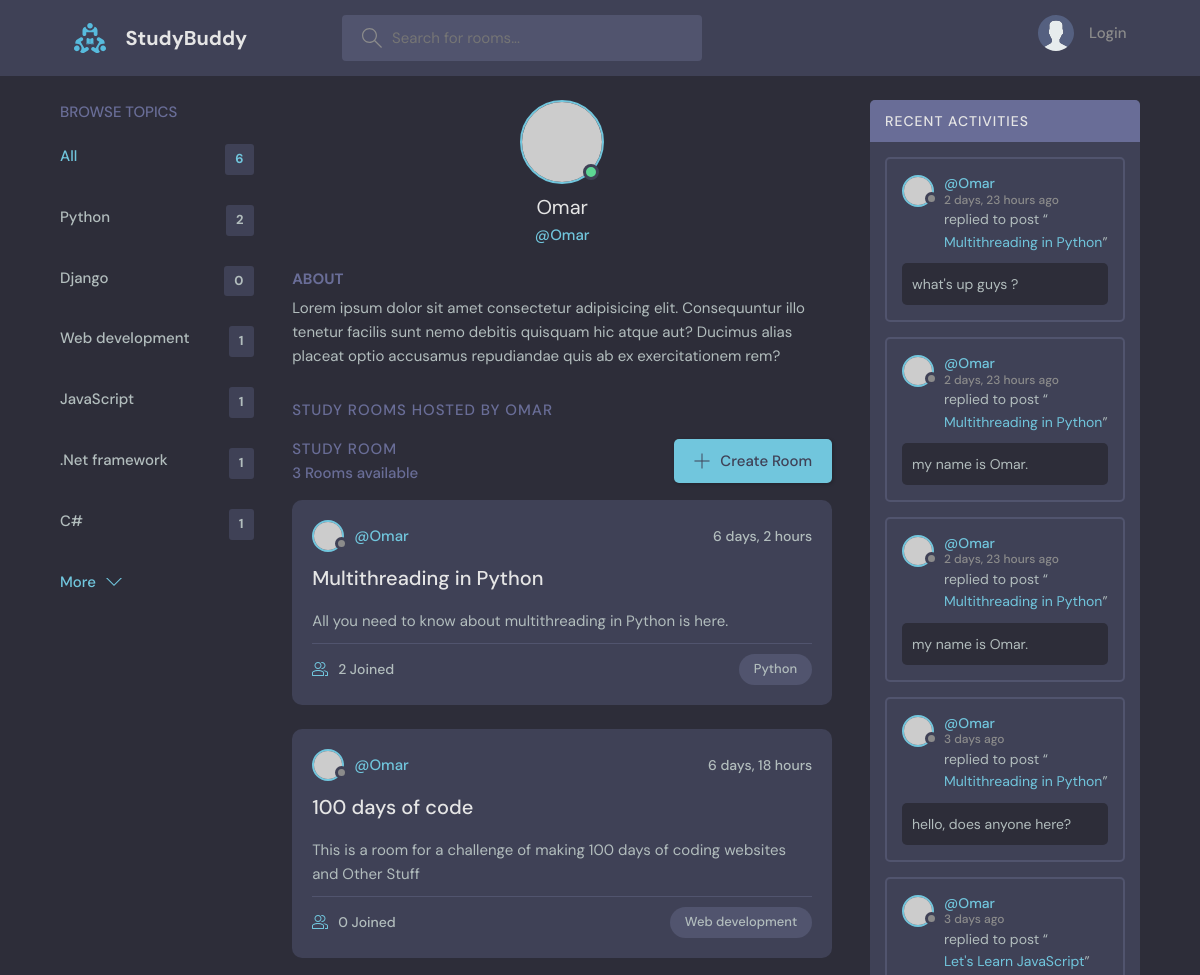
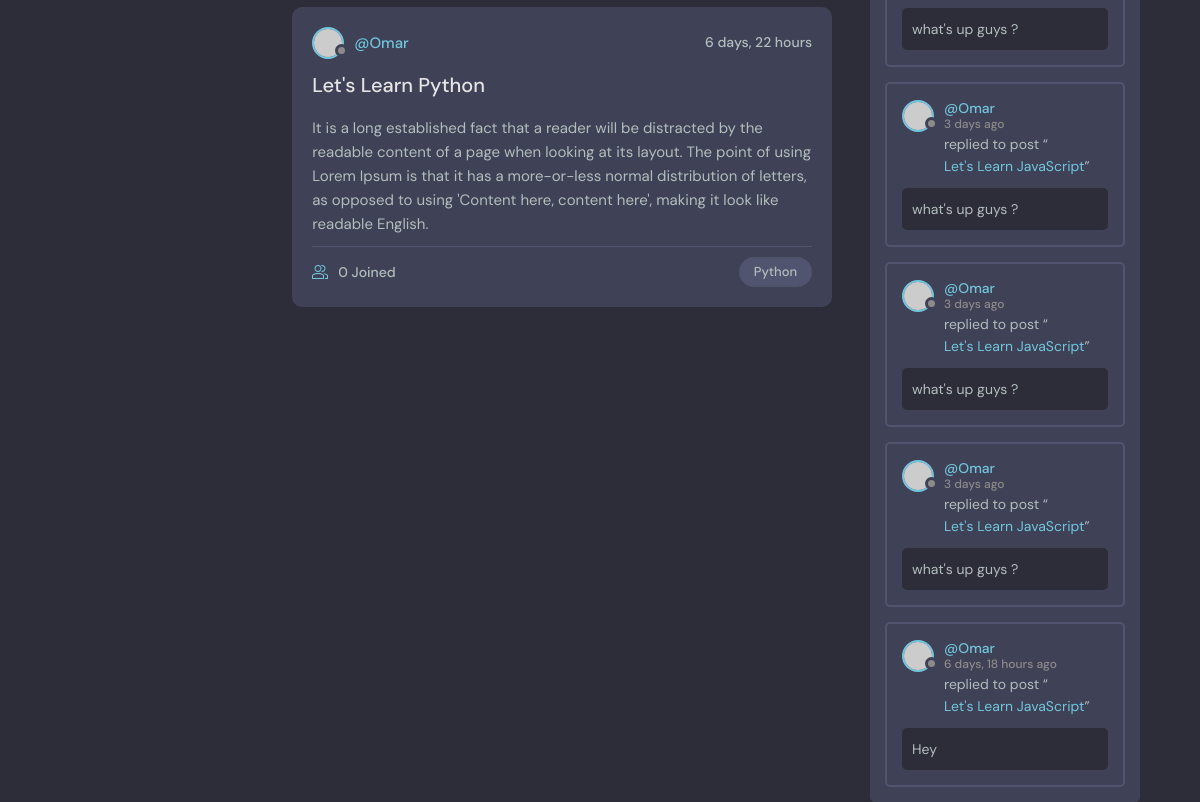
Page /user/1 on the committed database (2 pictures, top to bottom).
### base/models.py (models this page shows)
class Topic(models.Model):
    name = models.CharField(max_length=200)
    def __str__(self):
        return self.name

class Room(models.Model):
    host = models.ForeignKey(User, on_delete= models.SET_NULL, null=True) #if user is deleted, set host to null
    topic = models.ForeignKey(Topic, on_delete= models.SET_NULL, null=True) #if topic is deleted, set topic to null
    participants = models.ManyToManyField(User, related_name='participants', blank=True) #many to many relationship with user, related name is used to access the participants of a room
    name = models.CharField(max_length=200)
    description = models.TextField(null= True, blank=True)
    updated = models.DateTimeField(auto_now=True) #everytime an entry is saved
    created = models.DateTimeField(auto_now_add= True) #when the model "Entry" was created
    class Meta:
        ordering = ['-updated', '-created'] # order by updated and created in descending order, so the most recent is at the top (NOTE: MINUS means descending)
    def __str__(self):
        return self.name

class Message(models.Model):
    room = models.ForeignKey(Room, on_delete= models.CASCADE) #if room is deleted, delete all messages
    user = models.ForeignKey(User, on_delete= models.CASCADE) #if user is deleted, delete all messages
    body = models.TextField()
    updated = models.DateTimeField(auto_now=True) #everytime an entry is saved
    created = models.DateTimeField(auto_now_add= True) #when the model "Entry" was created
    class Meta:
        ordering = ['-updated', '-created'] # order by updated and created in descending order, so the most recent is at the top (NOTE: MINUS means descending)
    def __str__(self):
        return self.body[:50]

### base/views.py (the view)
# urls.py: path("user/<str:pk>", views.userProfile, name="user-page"),
def userProfile(request, pk):
    user = User.objects.get(id=pk)
    rooms = user.room_set.all() # relation between user and room is many to many, so we use room_set
    messages = user.message_set.all() # relation between user and message is one to many, so we use message_set
    topics = Topic.objects.all()
    return render(request, 'base/profile.html', {'user': user, 'rooms': rooms, 'messages': messages, 'topics': topics, 'room_count': rooms.count})

### base/templates/base/profile.html (shortened to what this page needs)
{% extends 'main.html' %}
{% block content %}
  <main class="profile-page layout layout--3">
    <div class="container">
      {% include 'base/topics_component.html' %}
      <div class="roomList">
        <div class="profile">
          <div class="profile__avatar">
            <div class="avatar avatar--large active">
              <img src="https://randomuser.me/api/portraits/men/11.jpg" />
            </div>
          </div>
          <div class="profile__info">
            <h3>{{user.username}}</h3>
            <p>@{{user.username}}</p>
          </div>
          <div class="profile__about">
            <h3>About</h3>
            <p>
              Lorem ipsum dolor sit amet consectetur adipisicing elit. Consequuntur illo tenetur
              facilis sunt nemo debitis quisquam hic atque aut? Ducimus alias placeat optio
              accusamus repudiandae quis ab ex exercitationem rem?
            </p>
          </div>
        </div>
        <div class="roomList__header">
          <div>
            <h2>Study Rooms Hosted by {{user.username}}</a>
            </h2>
          </div>
        </div>
        {% include 'base/feed_component.html' %}
      </div>
      {% include 'base/activity_component.html' %}
    </div>
  </main>
{% endblock content %}

### templates/main.html (shortened to what this page needs)
<!DOCTYPE html>
{% load static %}
<html lang="en">
<head>
  <link rel="stylesheet" href="{% static 'styles/style.css' %}" />
</head>
<body>
  <header class="header header--loggedIn">
    {% include 'navbar.html' %}
  </header>
  {% block content %}
  {% endblock content %}
</body>
</html>

### templates/navbar.html (shortened to what this page needs)
{% load static %}
<div class="container">
  <a href="{% url 'home' %}" class="header__logo">
    <img src="{% static 'assets/logo.svg' %}" />
    <h1>StudyBuddy</h1>
  </a>
  <form class="header__search" action="{% url 'home' %}" method="GET">
    <label>
      <input placeholder="Search for rooms..." type="text" name="q" />
    </label>
  </form>
  <nav class="header__menu">
    {% if request.user.is_authenticated == False %}
    <a href="{% url 'login' %}">
            <img src="{% static 'assets/avatar.svg' %}" />
            <p>Login</p>
          </a>
  {% endif %}
</div>

### base/templates/base/topics_component.html
{% block content %}
  <div class="topics">
    <div class="topics__header">
      <h2>Browse Topics</h2>
    </div>
    <ul class="topics__list">
      <li>
        <a href="{% url 'home' %}" class="active">All <span>{{topics.count}}</span></a>
      </li>
      {% for topic in topics %}
      <li>
        <a href="{% url 'home' %}?q={{topic.name}}">{{topic.name}} <span>{{topic.room_set.all.count}}</span></a>
      </li>
      {% endfor %}
    </ul>
    <a class="btn btn--link" href="topics.html">
      More
      <svg version="1.1" xmlns="http://www.w3.org/2000/svg" width="32" height="32" viewBox="0 0 32 32">
        <title>chevron-down</title>
        <path d="M16 21l-13-13h-3l16 16 16-16h-3l-13 13z"></path>
      </svg>
    </a>
  </div>
{% endblock content %}

### base/templates/base/feed_component.html (shortened to what this page needs)
{% block content %}
  <div class="roomList">
    <div class="roomList__header">
      <div>
        <h2>Study Room</h2>
        <p>{{room_count}} Rooms available</p>
      </div>
      <a class="btn btn--main" href="{% url 'create-room' %}">
        <svg version="1.1" xmlns="http://www.w3.org/2000/svg" width="32" height="32" viewBox="0 0 32 32">
          <title>add</title>
          <path d="M16.943 0.943h-1.885v14.115h-14.115v1.885h14.115v14.115h1.885v-14.115h14.115v-1.885h-14.115v-14.115z">
          </path>
        </svg>
        Create Room
      </a>
    </div>
    {% for room in rooms %}
    <div class="roomListRoom">
      <div class="roomListRoom__header">
        <a href="{% url 'user-page' room.host.id %}" class="roomListRoom__author">
          <div class="avatar avatar--small">
            <img src="https://randomuser.me/api/portraits/women/11.jpg" />
          </div>
          <span>@{{room.host.username}}</span>
        </a>
        <div class="roomListRoom__actions">
          <span>{{room.created|timesince}}</span>
        </div>
      </div>
      <div class="roomListRoom__content">
        <a href="{% url 'room' room.id %}">{{room.name}}</a>
        <p>
          {{room.description}}
        </p>
      </div>
      <div class="roomListRoom__meta">
        <a href="{% url 'room' room.id %}" class="roomListRoom__joined">
          {{room.participants.all.count}} Joined
        </a>
        <p class="roomListRoom__topic">{{room.topic}}</p>
      </div>
    </div>
    {% endfor %}
  </div>
{% endblock content %}

### base/templates/base/activity_component.html (shortened to what this page needs)
{% block content %}
  <div class="activities">
    <div class="activities__header">
      <h2>Recent Activities</h2>
    </div>
    {% for message in messages %}
    <div class="activities__box">
      <div class="activities__boxHeader roomListRoom__header">
        <a href="{% url 'user-page' message.user.id %}" class="roomListRoom__author">
          <div class="avatar avatar--small">
            <img src="https://randomuser.me/api/portraits/women/11.jpg" />
          </div>
          <p>
            @{{message.user}}
            <span>{{message.updated|timesince}} ago</span>
          </p>
        </a>
      </div>
      <div class="activities__boxContent">
        <p>replied to post “<a href="{% url 'room' message.room.id %}">{{message.room}}</a>”</p>
        <div class="activities__boxRoomContent">
          {{message}}
        </div>
      </div>
    </div>
    {% endfor %}
  </div>
{% endblock content %}

### rows in the picture
Topic: name "Python", room_set.all.count "2"
Topic: name "Django", room_set.all.count "0"
Topic: name "Web development", room_set.all.count "1"
Topic: name "JavaScript", room_set.all.count "1"
Topic: name ".Net framework", room_set.all.count "1"
Topic: name "C#", room_set.all.count "1"
Room: host.username "Omar", created "6 days, 2 hours", name "Multithreading in Python", description "All you need to know about multithreading in Python is here.", participants.all.count "2", topic "Python"
Room: host.username "Omar", created "6 days, 18 hours", name "100 days of code", description "This is a room for a challenge of making 100 days of coding websites and Other Stuff", participants.all.count "0", topic "Web development"
Room: host.username "Omar", created "6 days, 22 hours", name "Let's Learn Python", description "It is a long established fact that a reader will be distracted by the readable content of a page when looking at its layout. The point of using Lorem Ipsum is that it has a more-or-less normal distribution of letters, as opposed to using 'Content here, content here', making it look like readable English.", participants.all.count "0", topic "Python"
Message: user "Omar", updated "2 days, 23 hours", room "Multithreading in Python", body "what's up guys ?"
Message: user "Omar", updated "2 days, 23 hours", room "Multithreading in Python", body "my name is Omar."
Message: user "Omar", updated "2 days, 23 hours", room "Multithreading in Python", body "my name is Omar."
Message: user "Omar", updated "3 days", room "Multithreading in Python", body "hello, does anyone here?"
Message: user "Omar", updated "3 days", room "Let's Learn JavaScript", body "what's up guys ?"
Message: user "Omar", updated "3 days", room "Let's Learn JavaScript", body "what's up guys ?"
Message: user "Omar", updated "3 days", room "Let's Learn JavaScript", body "what's up guys ?"
Message: user "Omar", updated "3 days", room "Let's Learn JavaScript", body "what's up guys ?"
Message: user "Omar", updated "6 days, 18 hours", room "Let's Learn JavaScript", body "Hey"

### other values in the picture
{{ topics.count }} "6"
{{ user.username }} "Omar"
{{ user.username }} "OMAR"
{{ room_count }} "3"
